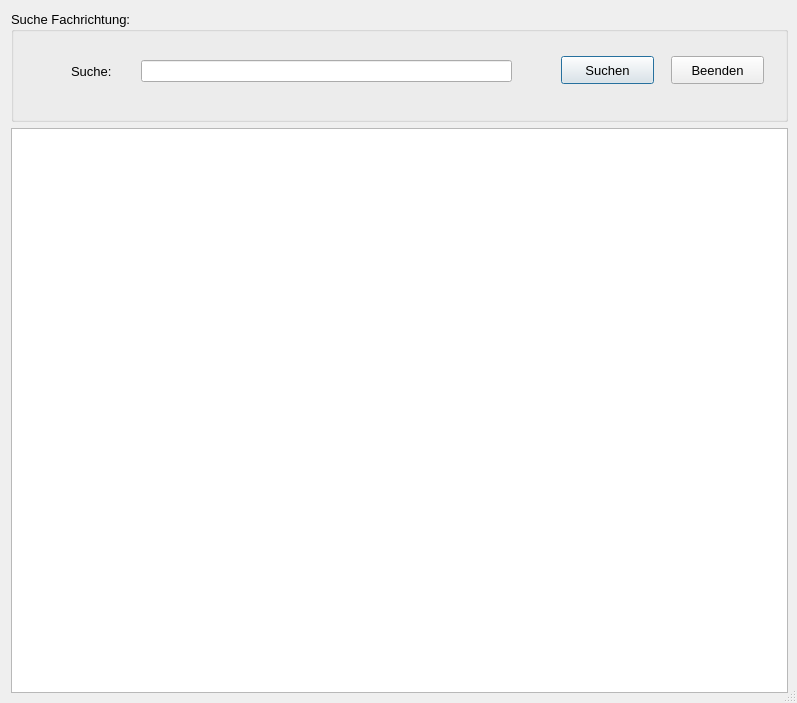
<?xml version="1.0" encoding="UTF-8"?>
<ui version="4.0">
 <class>Dialog</class>
 <widget class="QDialog" name="Dialog">
  <property name="geometry">
   <rect>
    <x>0</x>
    <y>0</y>
    <width>797</width>
    <height>703</height>
   </rect>
  </property>
  <property name="minimumSize">
   <size>
    <width>797</width>
    <height>703</height>
   </size>
  </property>
  <property name="windowTitle">
   <string>Suche</string>
  </property>
  <property name="sizeGripEnabled">
   <bool>true</bool>
  </property>
  <layout class="QGridLayout" name="gridLayout">
   <item row="0" column="0">
    <widget class="QGroupBox" name="gbSuche">
     <property name="sizePolicy">
      <sizepolicy hsizetype="Fixed" vsizetype="Fixed">
       <horstretch>0</horstretch>
       <verstretch>0</verstretch>
      </sizepolicy>
     </property>
     <property name="minimumSize">
      <size>
       <width>777</width>
       <height>111</height>
      </size>
     </property>
     <property name="maximumSize">
      <size>
       <width>777</width>
       <height>111</height>
      </size>
     </property>
     <property name="font">
      <font>
       <pointsize>10</pointsize>
      </font>
     </property>
     <property name="title">
      <string>Suche Fachrichtung:</string>
     </property>
     <widget class="QPushButton" name="btSuchen">
      <property name="geometry">
       <rect>
        <x>550</x>
        <y>45</y>
        <width>93</width>
        <height>28</height>
       </rect>
      </property>
      <property name="font">
       <font>
        <pointsize>10</pointsize>
       </font>
      </property>
      <property name="text">
       <string>Suchen</string>
      </property>
      <property name="icon">
       <iconset>
        <normaloff>../../_Symbole/UsedSymbols/searchmagnifierinterfacesymbol1_79893.ico</normaloff>../../_Symbole/UsedSymbols/searchmagnifierinterfacesymbol1_79893.ico</iconset>
      </property>
     </widget>
     <widget class="QPushButton" name="pB_BEENDEN">
      <property name="geometry">
       <rect>
        <x>660</x>
        <y>45</y>
        <width>93</width>
        <height>28</height>
       </rect>
      </property>
      <property name="font">
       <font>
        <pointsize>10</pointsize>
       </font>
      </property>
      <property name="text">
       <string>Beenden</string>
      </property>
      <property name="icon">
       <iconset>
        <normaloff>../../_Symbole/UsedSymbols/log-out_icon-icons.com_50106.ico</normaloff>../../_Symbole/UsedSymbols/log-out_icon-icons.com_50106.ico</iconset>
      </property>
     </widget>
     <widget class="QLabel" name="lbSuche">
      <property name="geometry">
       <rect>
        <x>60</x>
        <y>52</y>
        <width>91</width>
        <height>16</height>
       </rect>
      </property>
      <property name="font">
       <font>
        <pointsize>10</pointsize>
       </font>
      </property>
      <property name="text">
       <string>Suche:</string>
      </property>
     </widget>
     <widget class="QLineEdit" name="leSuche">
      <property name="geometry">
       <rect>
        <x>130</x>
        <y>49</y>
        <width>371</width>
        <height>22</height>
       </rect>
      </property>
      <property name="font">
       <font>
        <pointsize>10</pointsize>
       </font>
      </property>
     </widget>
    </widget>
   </item>
   <item row="1" column="0">
    <widget class="QTableWidget" name="twAnzeige_suche">
     <property name="minimumSize">
      <size>
       <width>777</width>
       <height>565</height>
      </size>
     </property>
     <property name="maximumSize">
      <size>
       <width>77777</width>
       <height>77777</height>
      </size>
     </property>
     <property name="font">
      <font>
       <pointsize>10</pointsize>
      </font>
     </property>
     <property name="editTriggers">
      <set>QAbstractItemView::NoEditTriggers</set>
     </property>
     <property name="alternatingRowColors">
      <bool>true</bool>
     </property>
     <attribute name="verticalHeaderVisible">
      <bool>false</bool>
     </attribute>
    </widget>
   </item>
  </layout>
 </widget>
 <resources/>
 <connections/>
</ui>
